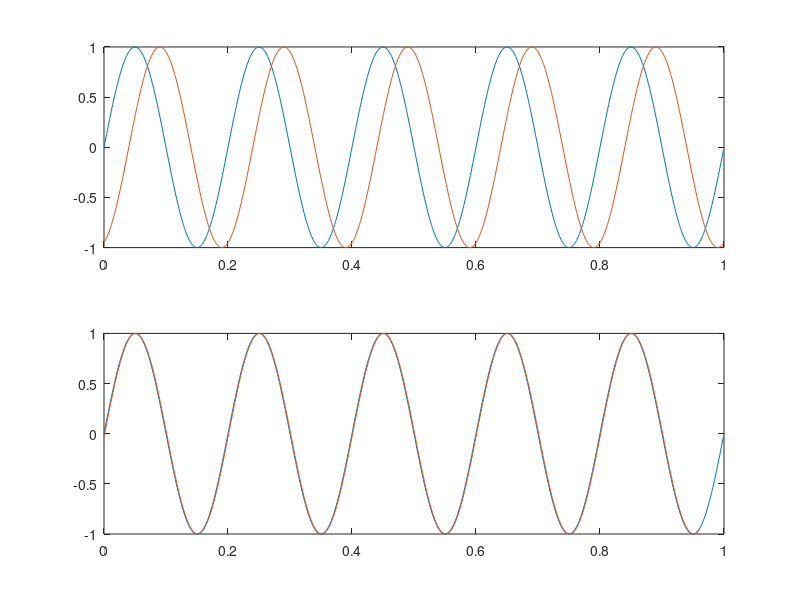

Recreate this plot in MATLAB.
f = 5;
fs = 1000;
t = [0:1000]/fs;
clear;
close all

f = 5;
fs = 1000;
L = round(1*fs);
t = [0:L-1]/fs;

A = sin(2*pi*f*t);
phi = -0.2/f
B = sin(2*pi*f*(t+phi));

subplot(2,1,1);
plot(t, A);
hold on;
plot(t, B)
[rAB, lags] = xcorr(A, B);
[rmax, imax] = max(rAB);
lags(imax)/fs

subplot(2,1,2);
plot(t, A)
hold on;
plot(t(1:end+lags(imax)), B(-lags(imax)+1:end))